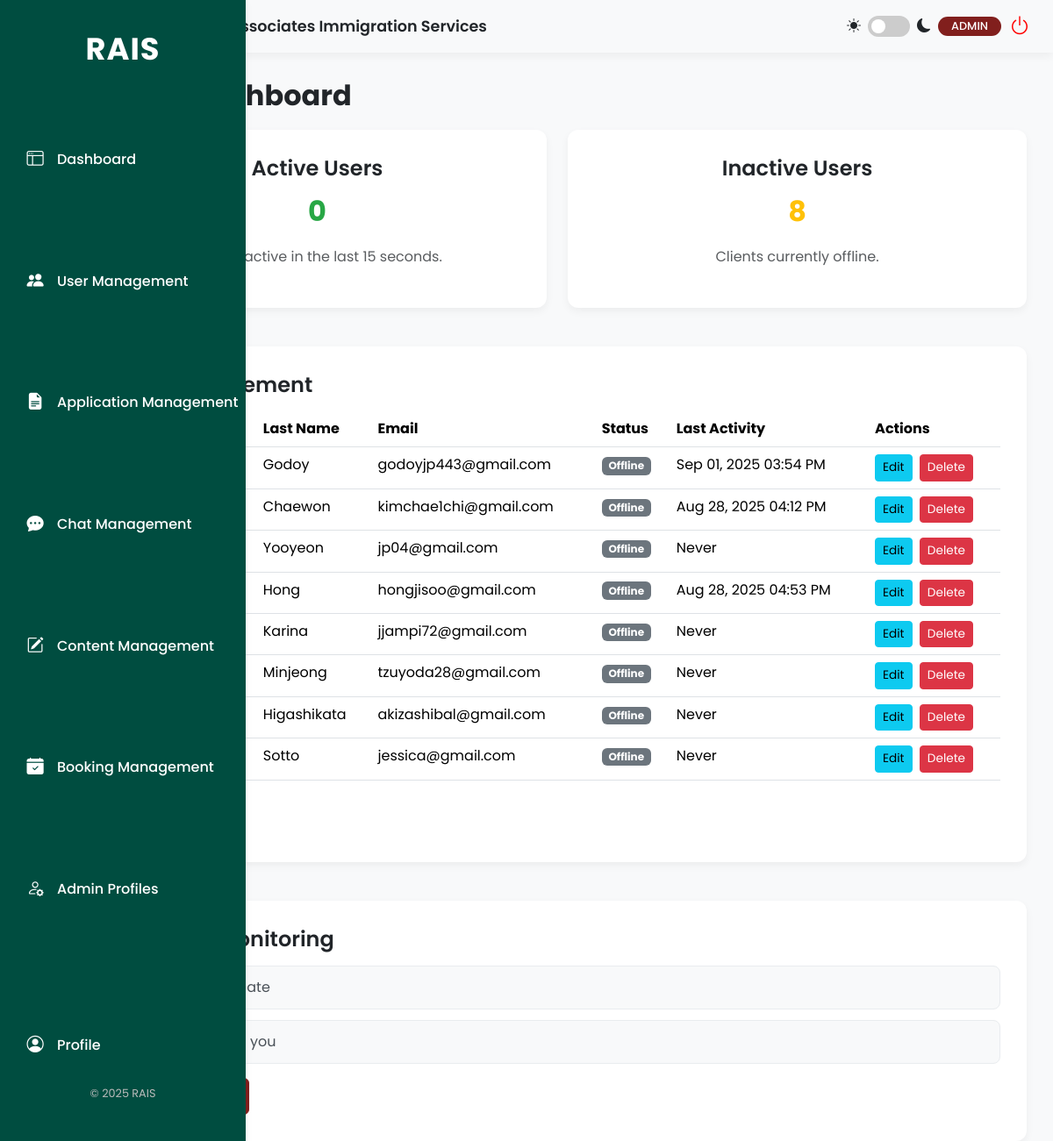
/admin/admin.php, run on the app's committed database.
### tables this page shows
CREATE TABLE `users` (
  `id` int(11) NOT NULL,
  `firstName` varchar(50) NOT NULL,
  `lastName` varchar(50) NOT NULL,
  `address` varchar(255) NOT NULL,
  `phone` varchar(20) NOT NULL,
  `email` varchar(100) NOT NULL,
  `password` varchar(255) NOT NULL,
  `profileImage` varchar(255) DEFAULT NULL,
  `location` varchar(255) DEFAULT NULL,
  `birthday` date DEFAULT NULL,
  `facebook` varchar(255) DEFAULT NULL,
  `instagram` varchar(255) DEFAULT NULL,
  `gmail` varchar(255) DEFAULT NULL,
  `email_notifications` tinyint(1) NOT NULL DEFAULT 1,
  `dark_mode` tinyint(1) NOT NULL DEFAULT 0,
  `documents_uploaded` tinyint(1) NOT NULL DEFAULT 0,
  `profile_picture_uploaded` tinyint(1) NOT NULL DEFAULT 0,
  `birthday_added` tinyint(1) NOT NULL DEFAULT 0,
  `social_links_added` tinyint(1) NOT NULL DEFAULT 0,
  `has_seen_tour` tinyint(1) NOT NULL DEFAULT 0,
  `role` varchar(50) NOT NULL DEFAULT 'client',
  `status` varchar(50) NOT NULL DEFAULT 'Inactive',
  `last_login` datetime DEFAULT NULL,
  `last_activity` datetime DEFAULT NULL,
  `reset_token_hash` varchar(64) DEFAULT NULL,
  `reset_token_expires_at` datetime DEFAULT NULL
);

### admin/_user_table.php (the view)
<div class="content-card">
    <div class="d-flex justify-content-between align-items-center mb-3">
        <h2 class="mb-0">User Management</h2>
    </div>
    <div class="table-responsive">
        <table class="table table-hover">
            <thead>
                <tr>
                    <th>ID</th>
                    <th>First Name</th>
                    <th>Last Name</th>
                    <th>Email</th>
                    <th>Status</th>
                    <th>Last Activity</th>
                    <th>Actions</th>
                </tr>
            </thead>
            <tbody id="userTableBody">
                <?php
                if (isset($users) && is_array($users)) {
                    $active_threshold = isset($active_threshold) ? $active_threshold : 15;
                    $threshold_time = strtotime("-$active_threshold seconds");
                    foreach ($users as $user) {
                        $is_online = !empty($user['last_activity']) && strtotime($user['last_activity']) >= $threshold_time;
                        $statusBadgeClass = $is_online ? 'bg-success' : 'bg-secondary';
                        $statusText = $is_online ? 'Online' : 'Offline';
                        $lastActivityDisplay = !empty($user['last_activity']) ? date("M d, Y h:i A", strtotime($user['last_activity'])) : 'Never';
                        $userName = htmlspecialchars($user['firstName']) . ' ' . htmlspecialchars($user['lastName']);
                        echo "<tr id='user-row-" . htmlspecialchars($user['id']) . "'>";
                        echo "<td>" . htmlspecialchars($user['id']) . "</td>";
                        echo "<td>" . htmlspecialchars($user['firstName']) . "</td>";
                        echo "<td>" . htmlspecialchars($user['lastName']) . "</td>";
                        echo "<td>" . htmlspecialchars($user['email']) . "</td>";
                        echo "<td><span class=\"badge " . $statusBadgeClass . "\">" . $statusText . "</span></td>";
                        echo "<td>" . $lastActivityDisplay . "</td>";
                        echo '<td>
                                <button class="btn btn-sm btn-info me-1 edit-btn"
                                        data-bs-toggle="modal"
                                        data-bs-target="#editUserModal"
                                        data-user-id="' . htmlspecialchars($user['id']) . '"
                                        data-first-name="' . htmlspecialchars($user['firstName']) . '"
                                        data-last-name="' . htmlspecialchars($user['lastName']) . '"
                                        data-email="' . htmlspecialchars($user['email']) . '"
                                        data-status="' . htmlspecialchars($user['status']) . '">Edit</button>
                                <button class="btn btn-sm btn-danger delete-btn"
                                        data-bs-toggle="modal"
                                        data-bs-target="#deleteConfirmModal"
                                        data-user-id="' . htmlspecialchars($user['id']) . '"
                                        data-user-name="' . $userName . '">Delete</button>
                              </td>';
                        echo "</tr>";
                    }
                }
                ?>
            </tbody>
        </table>
    </div>
    <?php if (isset($page_context) && $page_context === 'dashboard'): ?>
        <a href="user_management.php" class="btn btn-sm btn-primary mt-3" style="background-color: var(--rais-button-maroon); border-color: var(--rais-button-maroon);">Manage All Users</a>
    <?php elseif (isset($page_context) && $page_context === 'user_management'): ?>
        <button class="btn btn-primary mt-3" data-bs-toggle="modal" data-bs-target="#addUserModal" style="background-color: var(--rais-button-maroon); border: none;">Add New User</button>
    <?php endif; ?>
</div>

### admin/style.css (style rules this page uses)
:root { --rais-bg-light: #f8f9fa; --rais-border-color: #dee2e6; --rais-button-maroon: #811F1D; --rais-card-bg: #ffffff; --rais-dark-green: #00332c; --rais-light-gray: #f8f9fa; --rais-primary-green: #004d40; --rais-shadow: 0 4px 10px rgba(0, 0, 0, 0.05); --rais-text-dark: #212529; --rais-text-light: #6c757d; }
body { background-color: var(--rais-light-gray); color: var(--rais-text-dark); font-family: 'Poppins', sans-serif; overflow: hidden; transition: background-color 0.3s, color 0.3s; }
.content-card { background-color: var(--rais-card-bg); border-radius: 12px; box-shadow: var(--rais-shadow); margin-bottom: 20px; padding: 30px; }
.content-card h2 { font-size: 1.5rem; font-weight: 600; margin-bottom: 15px; }
.table .btn { font-size: 0.85rem; }
.table td, .table th { transition: background-color 0.3s, color 0.3s; }
.table-responsive { margin-top: 15px; }

### admin/admin.php (style rules this page uses)
.table-hover tbody tr { transition: background-color 0.2s ease-in-out, color 0.2s ease-in-out; }

### data on the page
users: lastName "Godoy", email "godoyjp443@gmail.com", last_activity "Offline", last_activity "Sep 01, 2025 03:54 PM"
users: lastName "Chaewon", email "kimchae1chi@gmail.com", last_activity "Offline", last_activity "Aug 28, 2025 04:12 PM"
users: lastName "Yooyeon", email "jp04@gmail.com", last_activity "Offline", last_activity "Never"
users: lastName "Hong", email "hongjisoo@gmail.com", last_activity "Offline", last_activity "Aug 28, 2025 04:53 PM"
users: lastName "Karina", email "jjampi72@gmail.com", last_activity "Offline", last_activity "Never"
users: lastName "Minjeong", email "tzuyoda28@gmail.com", last_activity "Offline", last_activity "Never"
users: lastName "Higashikata", email "akizashibal@gmail.com", last_activity "Offline", last_activity "Never"
users: lastName "Sotto", email "jessica@gmail.com", last_activity "Offline", last_activity "Never"

### other printed values
$active_users "0"
$active_threshold "15"
$inactive_users "8"
